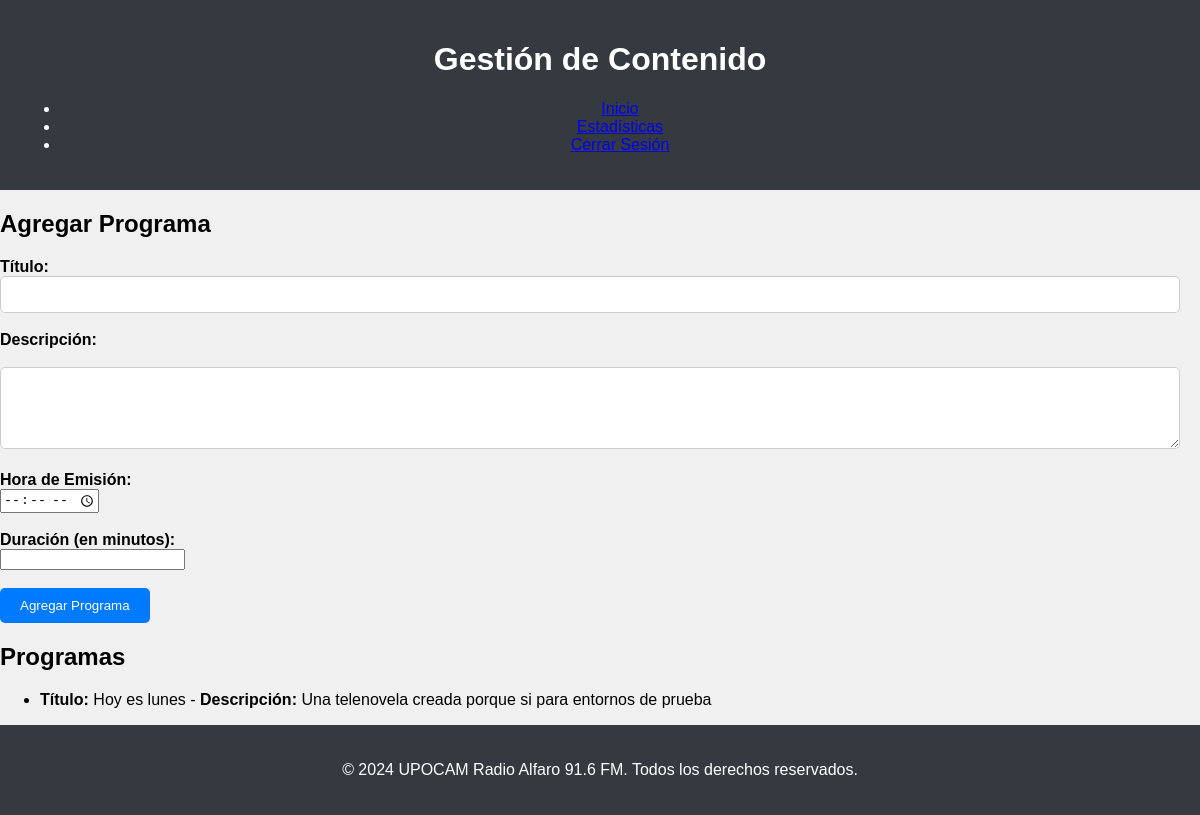
Page /gestion_contenido.php on the committed database.
### tables this page shows
CREATE TABLE `programas` (
  `id` int(11) NOT NULL,
  `titulo` varchar(100) NOT NULL,
  `descripcion` text DEFAULT NULL,
  `hora_emision` time DEFAULT NULL,
  `duracion` int(11) DEFAULT NULL,
  `imagen` varchar(255) DEFAULT NULL,
  `creado_por` int(11) DEFAULT NULL,
  `creado_en` timestamp NOT NULL DEFAULT current_timestamp()
);

### gestion_contenido.php (the view, shortened to what this page needs)
<?php include 'includes/db.php'; ?>
<!DOCTYPE html>
<html lang="es">
<head>
    <link rel="stylesheet" href="css/estilo.css">
</head>
<body>
    <header>
        <h1>Gestión de Contenido</h1>
        <nav>
            <ul>
                <li><a href="panel_admin.php">Inicio</a></li>
                <li><a href="estadisticas.php">Estadísticas</a></li>
                <li><a href="logout.php">Cerrar Sesión</a></li>
            </ul>
        </nav>
    </header>
    <main>
        <h2>Agregar Programa</h2>
        <form action="agregar_programa.php" method="post">
            <label for="titulo">Título:</label>
            <input type="text" id="titulo" name="titulo" required><br><br>
            <label for="descripcion">Descripción:</label><br>
            <textarea id="descripcion" name="descripcion" rows="4" cols="50" required></textarea><br><br>
            <label for="hora_emision">Hora de Emisión:</label>
            <input type="time" id="hora_emision" name="hora_emision" required><br><br>
            <label for="duracion">Duración (en minutos):</label>
            <input type="number" id="duracion" name="duracion" required><br><br>
            <input type="submit" value="Agregar Programa">
        </form>
        <h2>Programas</h2>
        <ul>
            <?php
            $sql = "SELECT * FROM programas";
            $result = $conn->query($sql);
            if ($result->num_rows > 0) {
                while($row = $result->fetch_assoc()) {
                    echo "<li><strong>Título:</strong> " . $row["titulo"] . " - <strong>Descripción:</strong> " . $row["descripcion"] . "</li>";
                }
            } else {
                echo "<li>No hay programas disponibles.</li>";
            }
            ?>
        </ul>
    </main>
    <footer>
    <p>&copy; 2024 UPOCAM Radio Alfaro 91.6 FM. Todos los derechos reservados.</p>
    </footer>
</body>
</html>

### css/estilo.css (style rules this page uses)
body { font-family: Arial, sans-serif; background-color: #f0f0f0; margin: 0; padding: 0; }
header { background-color: #343a40; color: #fff; padding: 20px; text-align: center; }
footer { background-color: #343a40; color: #fff; padding: 20px 0; text-align: center; }
label { display: block; font-weight: bold; }
input[type="text"], textarea, select, input[type="file"] { width: calc(100% - 20px); padding: 10px; border: 1px solid #ccc; border-radius: 5px; box-sizing: border-box; }
input[type="submit"] { background-color: #007bff; color: #fff; border: none; padding: 10px 20px; border-radius: 5px; cursor: pointer; transition: background-color 0.3s ease; }

### rows in the picture
programas: titulo "Hoy es lunes", descripcion "Una telenovela creada porque si para entornos de prueba"
